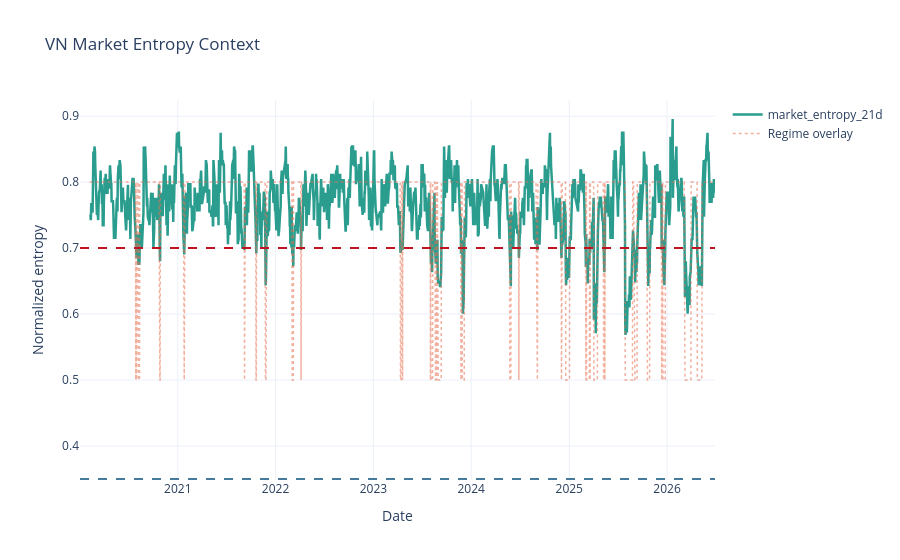

The cell this chart's notebook holds for it:
### Code cell
# Cell: Review Market Entropy Context
if market_df.empty or "market_entropy_21d" not in market_df.columns:
    print("Market entropy chua san sang. Chay notebook 06 de build them entropy profile cho market.")
else:
    display(entropy_regime_chart(market_df.sort_values("date"), entropy_col="market_entropy_21d", regime_col="market_entropy_regime", title="VN Market Entropy Context"))
    display(market_df.sort_values("date").tail(10)[[col for col in ["date", "market_regime", "market_entropy_21d", "market_entropy_63d", "market_entropy_regime", "market_entropy_shift", "advance_ratio"] if col in market_df.columns]])

### Figure 1 — Plotly figure (JSON) as saved in the notebook; plotly's stock layout.template omitted (floating-point values rounded to 4 significant figures; data arrays with more than 128 entries replaced by an {"elided": "..."} marker saying what was removed)
{"data": [{"line": {"color": "#2a9d8f", "width": 2.5}, "mode": "lines", "name": "market_entropy_21d", "type": "scatter", "x": {"elided": "1617 str values"}, "y": {"elided": "1617 float values"}}, {"line": {"color": "#e76f51", "dash": "dot", "width": 1.5}, "mode": "lines", "name": "Regime overlay", "opacity": 0.55, "type": "scatter", "x": {"elided": "1617 str values"}, "y": {"elided": "1617 float values"}}], "layout": {"autosize": true, "shapes": [{"line": {"color": "#457b9d", "dash": "dash"}, "type": "line", "x0": 0, "x1": 1, "xref": "x domain", "y0": 0.35, "y1": 0.35, "yref": "y"}, {"line": {"color": "#c1121f", "dash": "dash"}, "type": "line", "x0": 0, "x1": 1, "xref": "x domain", "y0": 0.7, "y1": 0.7, "yref": "y"}], "title": {"text": "VN Market Entropy Context"}, "xaxis": {"autorange": true, "range": ["2020-01-02", "2026-06-29"], "title": {"text": "Date"}, "type": "date"}, "yaxis": {"autorange": true, "range": [0.3468, 0.9246], "title": {"text": "Normalized entropy"}, "type": "linear"}}}
